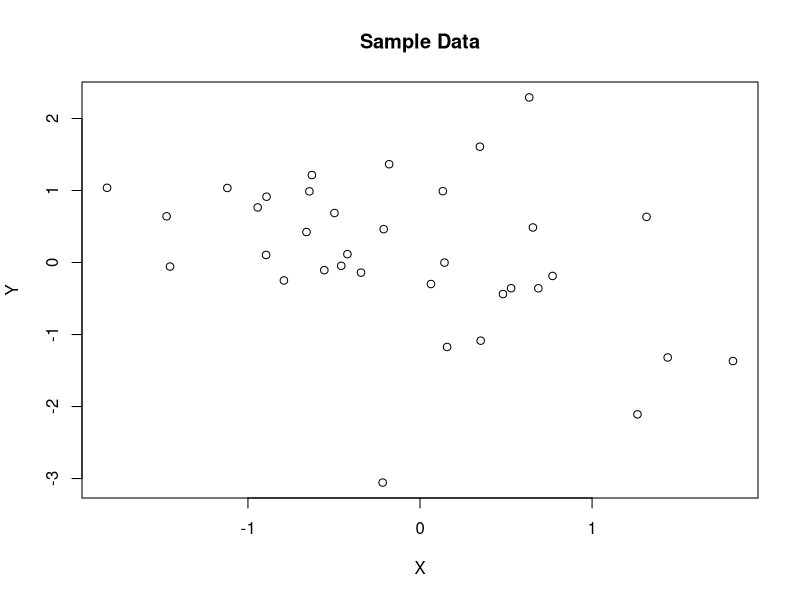
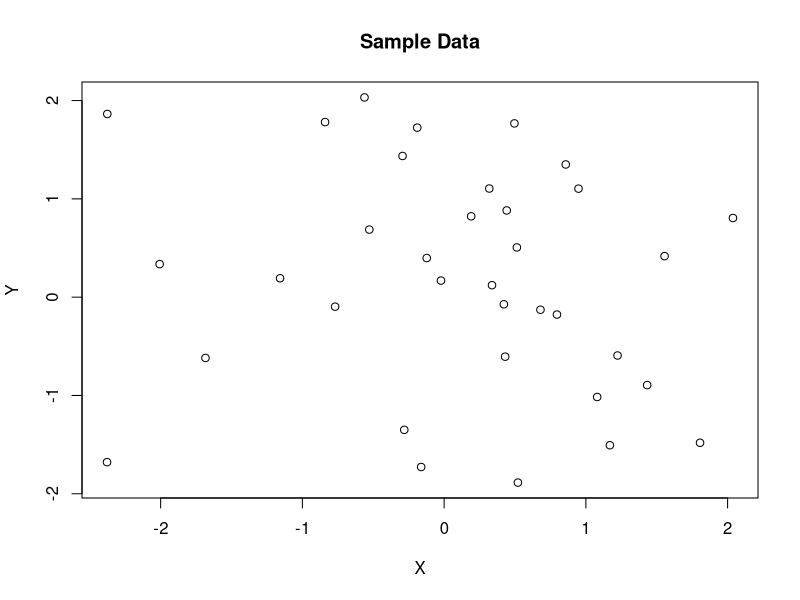
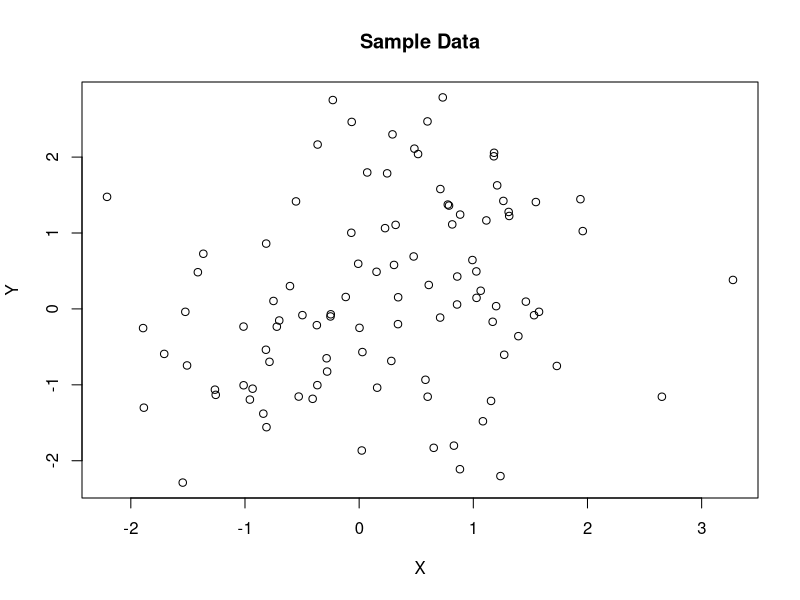
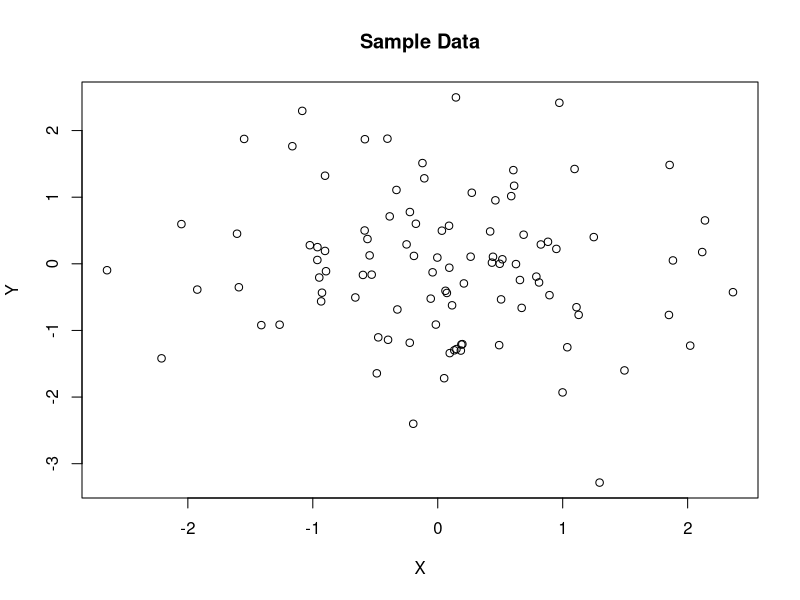
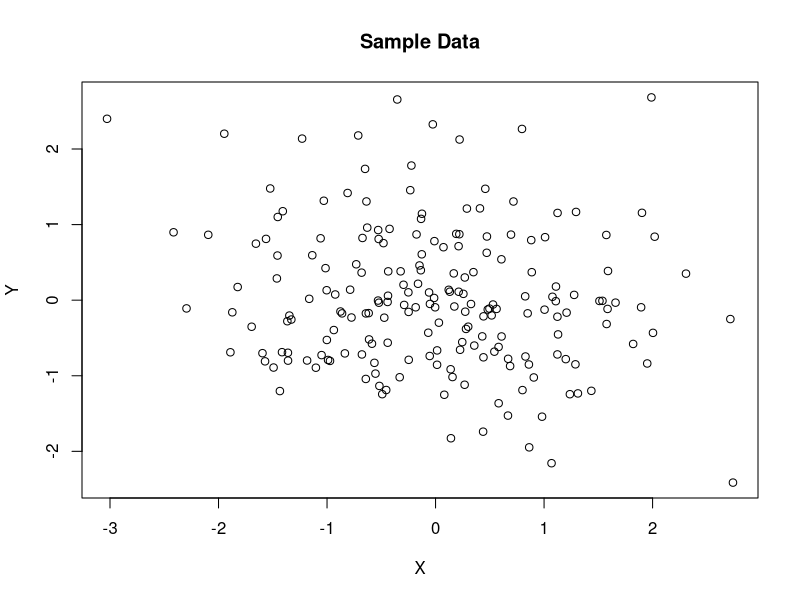
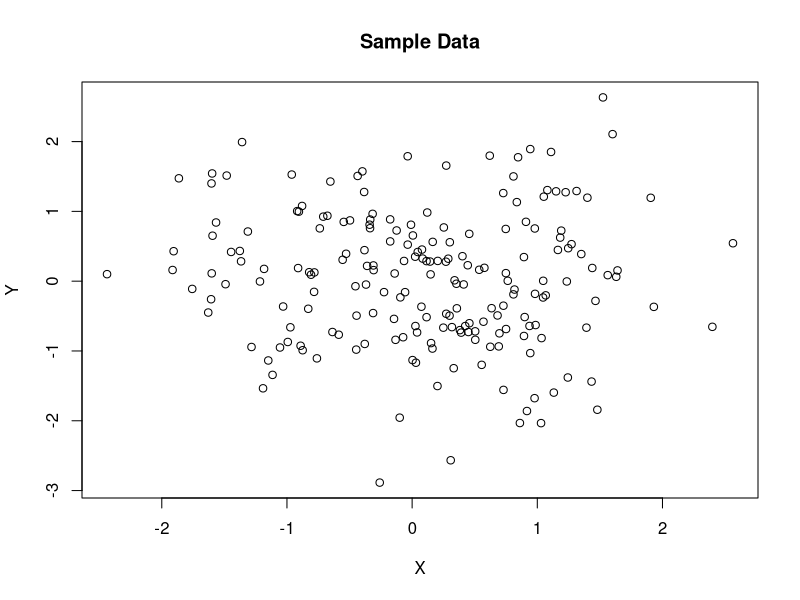
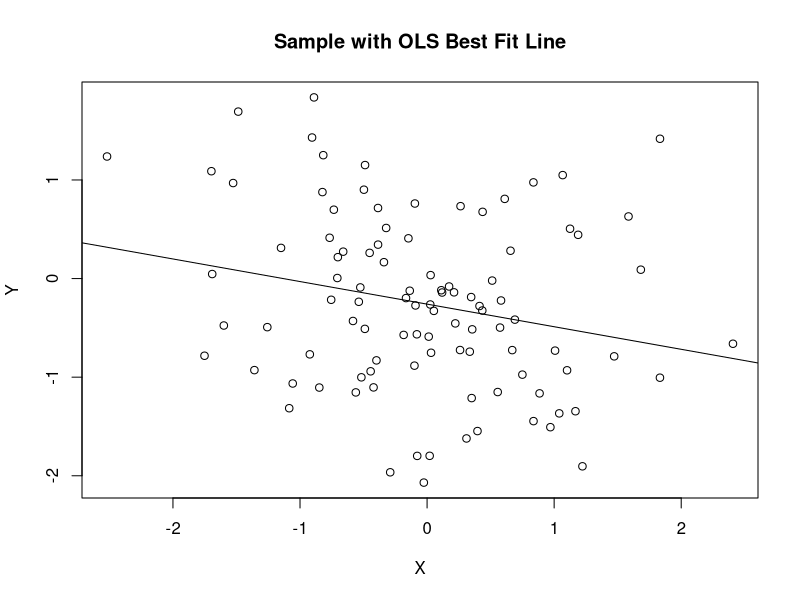
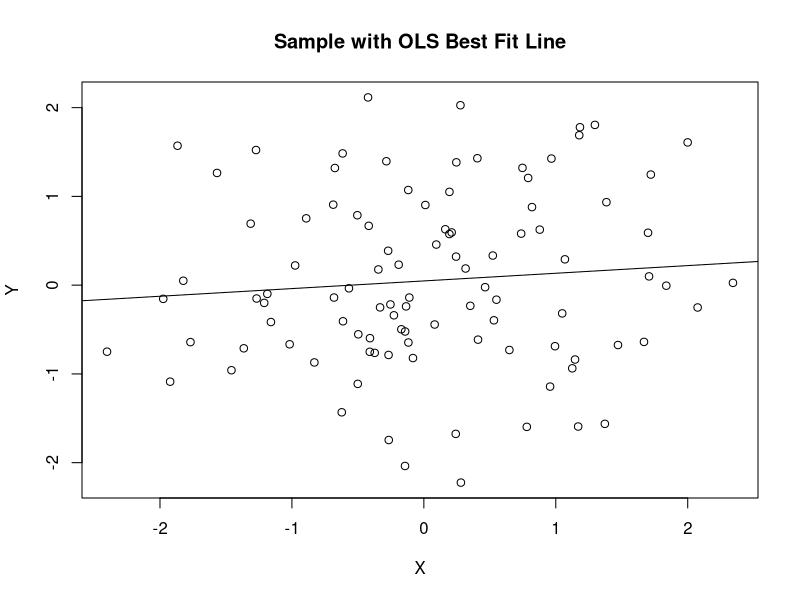

Here is the R script that generated these plots, in order:
#COURSERA STUFF
#Here we're using 7 questions
#Each with 2 versions, one significant one not
#Questions are: Small sample (35), medium sample (100) (reference),
#large sample (200), axis scale, labels, outlier, bestfit

set.seed(234032)

#Intro question:
setwd("/Users/aaronfisher/Documents/JH/EDA Versions/Sourcetree EDA Git Repo/Coursera")
nreps<-14
pbreaks<-c(.02,.03,.3,.4,1)
pbins<-rep(c(2,4),times=7)
nes<-c(35,35,100,100,200,200,rep(100,times=8))
yes<-matrix(nrow=nreps,ncol=max(nes))
xes<-matrix(nrow=nreps,ncol=max(nes))
pvals<-1 #initialize variables
tvals<-1
pres<-(rep(c('n35','n100ref','n200','bestFit','axesScale','axesLabel','outlier'),each=2))
#dropping Lowess here

#First generate baseline data
#then add presentation data (same data + presentaion vector)
#then change data for when the twist is adding an outlier

for(i in 1:nreps){
	tryagain<-T
#	if(i %in% c(1:100*nreps/100)) print(i)
	while(tryagain){ #to ENSURE that we get a good mix of p-value ranges
		#get t close to what we want
		t<-qnorm(pbreaks[pbins[i]],mean=0,sd=1,lower.tail=F)
		if(abs(t)>5)t<-0 #guards against when the bin is 1, and quantile has infinite size
		n<-nes[i]
		x<-rnorm(n)
		e<-rnorm(n)
		bhat<-t*sd(e)/(sqrt(n)*sd(x))
		if(pbins[i]>=5 & sample(c(2,2,1),1)==2) bhat<-0 #sometimes generate it actually from a null
		y<-x*bhat*sample(c(-1,1),1)+e

		tvals[i]<-summary(lm(y~x))$coeff[2,3]
		pvals[i]<-summary(lm(y~x))$coeff[2,4]
		xes[i,1:n]<-x
		yes[i,1:n]<-y

		pi<-pvals[i]
		bini<-min(which(pi<pbreaks))
		if(bini==pbins[i]) tryagain<-F
	}	
	#plot(x,y,main=n)
	#readline(prompt='go')
}


################################################
#Fix those that now get an extra outlier
#add it one sd above the max x and max y, or w/e is appropriate for the upper corner that works
#if it's not sig, add the outlier close to above the mean.

for(i in which(pres=='outlier')){

  	x<-xes[i,1:n]
  	y<-yes[i,1:n]
  	n<-nes[i]
    sig.i<-pvals[i]<.05
  	#grab the middle point from x and y
  	mx<-rep(mean(x),n)
  	my<-rep(mean(y),n)
  	distvec<-sqrt((mx-x)^2+(my-y)^2)
  	switch<-which(distvec==min(distvec))
  	
    #NOTE IT PREV VERSIONS THIS NICE DEALY LET US RANDOMLY PUT THE OUTLIER IN W/E CORNER WE WANTED
    #Put it in an UPPER CORNER
  	if(tvals[i]<0 & sig.i) { #slope going down
  		x[switch]<-min(x)-sd(x)
  		y[switch]<-max(y)+sd(y)
  	}
  	if(tvals[i]>0 & sig.i) {
  		x[switch]<-max(x)+sd(x)
  		y[switch]<-max(y)+sd(y)
  	}
    if(!sig.i){
      #leave X where it is now
      y[switch]<-max(y)+sd(y)*sqrt(2)
    }
  
  	tvals[i]<-summary(lm(y~x))$coeff[2,3]
  	pvals[i]<-summary(lm(y~x))$coeff[2,4]

	xes[i,1:n]<-x
	yes[i,1:n]<-y
}

#save(list=c('xes','yes','nreps','pbins','pvals','tvals','nes','pres'),file='data_for_1plots_coursera2.RData')
#load('data_for_1plots_coursera2.RData')


#Note, this works b/c there's no replicates
for(i in 1:nreps){
  n<-nes[i]
  x<-xes[i,1:n]
  y<-yes[i,1:n]
  pval<-pvals[i]
  tval<-tvals[i]
  m<-lm(y~x)
  style<-pres[i]

  t2<-'Data'
  if(style=='lowess') t2<-'with Lowess Line'
  if(style=='bestFit') t2<-'with OLS Best Fit Line'
  title<-paste('Sample ',t2,sep='')
  xl<-paste("Cranial Electrode",floor(runif(1,11,44)),"(Standardized)")
  yl<-paste("Cranial Electrode",floor(runif(1,53,97)),"(Standardized)")
  drx<-diff(range(x))
  dry<-diff(range(y))
  
  probnum<-paste0(rep(1:7,each=2),rep(c('-1','-2'),times=7))
  png(paste0("images/coursera2_#",probnum[i],'_',pres[i],'_pval-',round(pvals[i],digits=3),".png"), width = 400, height = 400)
    par(mfrow=c(1,1))
  	plot(x,y,xlab='X',ylab='Y',main=title)
  	if(style=='lowess') lines(lowess(x,y))
  	if(style=='bestFit') abline(m$coef)
  	if(style=='axesScale')plot(x,y,xlab='X',ylab='Y',main=title,xlim=c(min(x)-1.5*sd(x),max(x)+1.5*sd(x)),ylim=c(min(y)-1.5*sd(y),max(y)+1.5*sd(y)))
    if(style=='outlier')plot(x,y,xlab='X',ylab='Y',main=title,xlim=c(min(x)-.1*drx,max(x)+.1*drx),ylim=c(min(y)-.1*dry,max(y)+.1*dry) )
  	if(style=='axesLabel') plot(x,y,xlab=xl,ylab=yl,main=title)
  dev.off()
}
